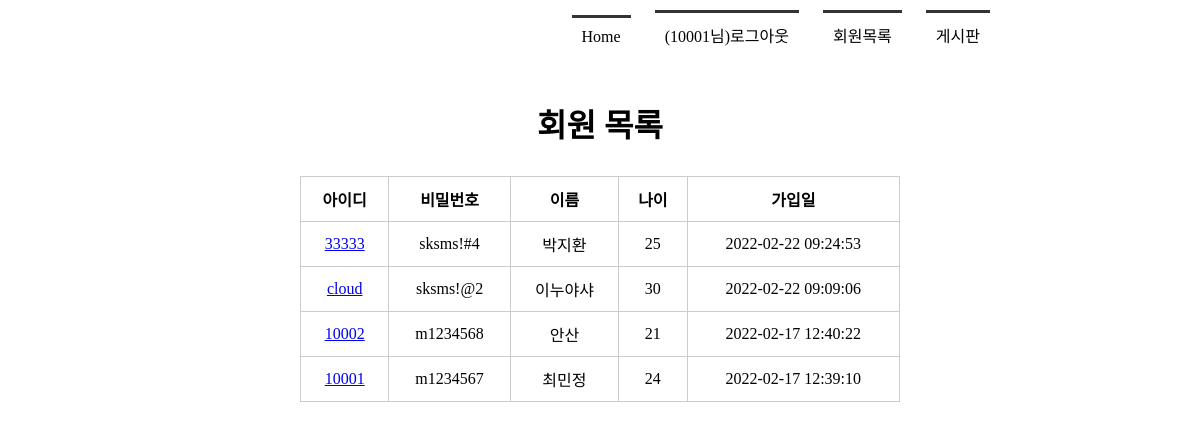
Page /memberlist/ (signed in) on the committed database.
### tables this page shows
CREATE TABLE member(
            mid char(5) PRIMARY KEY,
            passwd  char(8) NOT NULL,
            name    text NOT NULL,
            age integer,
            regDate timestamp date DEFAULT (datetime('now', 'localtime'))
        );

### app.py (the view)
@app.route('/memberlist/')
def memberlist():
    conn = getconn()
    cur = conn.cursor()
    sql = "SELECT * FROM member ORDER BY regDate DESC"
    cur.execute(sql)
    rs = cur.fetchall()   # 회원 전체
    conn.close()
    return render_template("memberlist.html", rs = rs)

### app.py (called while the page is built)
def getconn():
    conn = sqlite3.connect("./member.db")
    return conn

### templates/memberlist.html (shortened to what this page needs)
<!DOCTYPE html>
<html lang="en">
<head>
    <link rel ="stylesheet" href="{{ url_for('static', filename= 'style.css') }}">
</head>
<body>
     <div id="container">
         {% include 'navbar.html' %}
         <section>
             <h1>회원 목록</h1>
             <table>
                 <tr>
                     <th>아이디</th><th>비밀번호</th><th>이름</th><th>나이</th><th>가입일</th>
                 </tr>
                 {% for i in rs %}
                 <tr>
                     <td><a href="{{ url_for('member_view', id=i[0]) }}">{{ i[0] }}</a></td>
                     <td>{{ i[1] }}</td>
                     <td>{{ i[2] }}</td>
                     <td>{{ i[3] }}</td>
                     <td>{{ i[4] }}</td>
                 </tr>
                 {% endfor %}
             </table>
         </section>
     </div>
</body>
</html>

### static/style.css (style rules this page uses)
* { margin : 0; padding: 0; }
#container { width: 1000px; margin: 0 auto; }
section { text-align: center; }
section h1 { font-size: 2em; margin-bottom: 30px; }
section table { width: 600px; margin: 0 auto; border-collapse: collapse; }
section table, th, td { border: 1px solid #ccc; padding: 10px }

### rows in the picture
member: mid "33333", passwd "sksms!#4", name "박지환", age "25", regDate "2022-02-22 09:24:53"
member: mid "cloud", passwd "sksms!@2", name "이누야샤", age "30", regDate "2022-02-22 09:09:06"
member: mid "10002", passwd "m1234568", name "안산", age "21", regDate "2022-02-17 12:40:22"
member: mid "10001", passwd "m1234567", name "최민정", age "24", regDate "2022-02-17 12:39:10"

### other values in the picture
{{ session['userID'] }} "10001"
